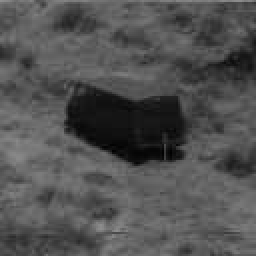
%> input picture Practical 2/vehicle.jpg, 128 x 128 px (shown 2 times larger)
$ octave Task3.m   (GNU Octave 9; MATLAB toolbox functions it lacks are replaced by stand-ins)
%> lines starting %> are read from the running program, lines starting %| are printed output that depends on the picture; in (x1, y1, x2, y2) boxes, pixels count from 0 and x2, y2 are one past the last pixel; in counts of white or black regions, pixels touching at a corner belong together; the program's own positions count from 1
### Practical 2/brightnessLUT.m
function Lut = brightnessLUT(c)
%BRIGHTNESSLUT
%   Contains the transfer function for increasing/decreasing brightness of
%   a figure in a given amount c.
%   Lut is an array of 256 elements indexed from 1 to 256.
%   The index of an element represents the input pixel value+1
%   The value stored in the element is the corresponding output value
col1 = 1;
% col2 = 2;
counter = 0;
%initialise your matrix - it will have 256 rows and 1 column
Lut = zeros(256,1);
%iterate from 1 to 256, to alter pixels zero to 255 (this is the purpose of counter)
for i = 1:256
    if counter < -c
        %to prevent any values from going to <0. 0 is as dark as we can go
%         Lut(i,col1) = counter;
        Lut(i,col1) = 0;
    else if counter > 255-c
            %to prevent any values from going to >255. 255 is as light as we can go
%             Lut(i,col1) = counter;
            Lut(i,col1) = 255;
        else
            %else the output value = input value + c;
%             Lut(i,col1) = counter;
            Lut(i,col1) = counter + c;
        end
    end
    counter = counter+1;
end
%To ensure Lut is of the same type of data as the pixels (shorts)
Lut = uint8(Lut);
end

### Practical 2/enhanceBrightness.m
%Iin = the original image
%c = how much you're increasing/decreasing brightness by
function Iout = enhanceBrightness(Iin,c)
Lut = brightnessLUT(c);
%intlut applies the Lut to the original image
Iout = intlut(Iin,Lut);
%Iout is what is returned at the end (the brightness altered image)
end

### Practical 2/noiseReduction.m
function Iout = noiseReduction(I,N)
%NOISEREDUCTION calculates an average filter mask of size NxN and applies
%it to image I, which is returned
%   Detailed explanation goes here
numToDivideBy = N*N;
maskToApply = ones(N,N) / numToDivideBy;
newImageResult = conv2(double(I),maskToApply);
Iout = uint8(newImageResult);
end

### Practical 2/enhanceContrastALS.m
function [Iout, Lut] = enhanceContrastALS(Iin)
%enhanceContrastALS
%   Modified version of enhanceContrastLS where m and c are automatically
%   generated without user input. To do this, the initial i1 and end point
%   i2 of the histogram should be detected and used to calculate m and c
% initialImage = histogram(Iin, 'BinLimits',[0 256],'BinWidth',1);
% imageValues = initialImage.Values;
%out1 = Iin;
min = Iin(1,1);
max = Iin(1,1);
%iterate through rows and cols to find the min and max value
%min (i1) should be around 50 for boat
%max (i2) should be around 200 for boat
for row = 1:128
    for col = 1:128
        if Iin(row,col) < min
            min = Iin(row,col);
        end
    end
end

for row = 1:128
    for col = 1:128
        if Iin(row,col) >= max
            max = Iin(row,col);
        end
    end
end

% disp("min = " + min)
% disp("max = " + max)
%now we have got our min(i1) and max(i2) variables
%we can calculate slope m
%m equals change in y/change in x
%m equals (O2-O1)/(I2-I1)
%We know that O2 and O1 are always 255 and 0
m = double((255.0-0.0)/double(max-min));
% disp("slope m = " + m)
%now we have m, we can get c
%c = -m * I1
c = double(-m) * double(min);
%disp("c = "+c)

%Now I've got m and c
Lut = contrast_LS_LUT(m,c);
Iout = intlut(Iin,Lut);
end

### Practical 2/contrast_LS_LUT.m
function Lut = contrast_LS_LUT(m,c)
%CONTRAST_LS_LUT function to enhance contrast of image w/ linear stretching
%   This method returns a lookup table
%   Similar to brightness enhancement, which can be seen as a particular
%   case of contrast enhancement. They both use straight line equation. In
%   brightness enhancement, m=1. In contrast enhancement, m>1

counter = 0;
col1 = 1;
Lut = zeros(256,1);

for i = 1:256
    if counter < (-c/m)
        Lut(i,col1) = 0;
    else if counter > (255-c)/m
            Lut(i,col1) = 255;
        else
            Lut(i,col1) = m*counter + c;
        end
    end
    counter = counter + 1;
end
Lut = uint8(Lut);
end

### Practical 2/Task3.m
%Task 3
%The first two steps of a typical automated image processing system imply
%performing first preprocessing and then segmentation
%(sometimes by thresholding). In this section we aim to complete a very
%simple verion of these two steps

figure('Name','Task3')
vehicle = imread('vehicle.jpg');
%> vehicle is the input picture: size 128x128 uint8; min 0, max 143, mean 81.6
subplot(3,2,1), imshow(vehicle);
title('vehicle original');
subplot(3,2,2), histogram(vehicle, 'BinLimits',[0 256],'BinWidth',1);
title('vehicle original hist');

% [7 lines of commented-out code are left out]
brighterVehicle = enhanceBrightness(vehicle, 135);
%> in enhanceBrightness, `Iout = intlut(Iin,Lut);`:
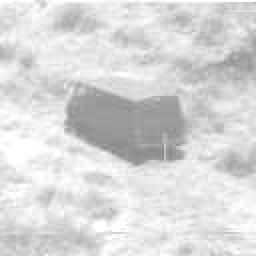
%> Iout: size 128x128 uint8 (shown 2 times larger); min 135, max 255, mean 216.5
noiseReducedVehicle = noiseReduction(vehicle, 3);
%> in noiseReduction, `newImageResult = conv2(double(I),maskToApply);`:
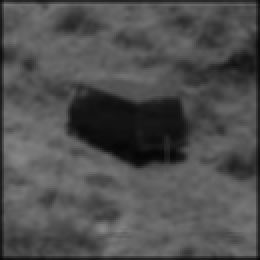
%> newImageResult: size 130x130 double (shown 2 times larger); min 6.22, max 136.9, mean 79.1
ALSVehicle = enhanceContrastALS(noiseReducedVehicle);
%> in enhanceContrastALS, `min = Iin(1,1);`: min = 16
%> after the loop in enhanceContrastALS, `for row = 1:128`: min = 6
%> after the loop in enhanceContrastALS, `for row = 1:128`: max = 137
%> in enhanceContrastALS, `m = double((255.0-0.0)/double(max-min));`: m = 1.95
%> in enhanceContrastALS, `c = double(-m) * double(min);`: c = -11.68
%> after the loop in contrast_LS_LUT, `for i = 1:256`: Lut = 256 values from 0 to 255; counter = 256
%> in enhanceContrastALS, `Lut = contrast_LS_LUT(m,c);`: Lut = 256 values from 0 to 255
%> in enhanceContrastALS, `Iout = intlut(Iin,Lut);`:
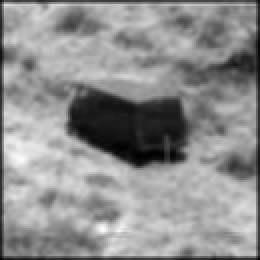
%> Iout: size 130x130 uint8 (shown 2 times larger); min 0, max 255, mean 142.2
subplot(3,2,3), imshow(ALSVehicle);
title('brighter noiseless ALS Vehicle');
subplot(3,2,4), histogram(ALSVehicle, 'BinLimits',[0 256],'BinWidth',1);

%Task 3 Step 3 - using threshold to create a binary image in which the
%object of interest appears as a white area on a black background
myThreshold = 60;
Ibinary = ALSVehicle <= myThreshold;
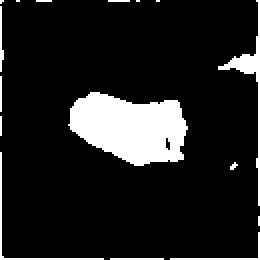
%> Ibinary: size 130x130 logical (shown 2 times larger); 12.5% white; 16 white regions (10 under 20 px), largest, box (x1, y1, x2, y2) and area: (34, 46, 94, 83) 1557, (109, 0, 130, 103) 249, (0, 76, 52, 130) 106, (85, 116, 130, 130) 58, (0, 3, 2, 36) 38, (55, 129, 82, 130) 27
subplot(3,2,5), imshow(Ibinary);
title("Vehicle + Threshold of "+myThreshold+" applied")
%Corresponding hist would be senseless


%Task 3 Step 5. Doing the same processing but on vehicle2
vehicle2 = imread('vehicle2.jpg');
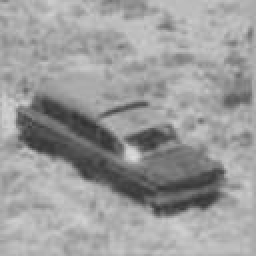
%> input picture Practical 2/vehicle2.jpg, 128 x 128 px (shown 2 times larger)
%> vehicle2 is the input picture: size 128x128 uint8; min 49, max 221, mean 155.9
vehicle2Ibinary = vehicle2 <= 115;
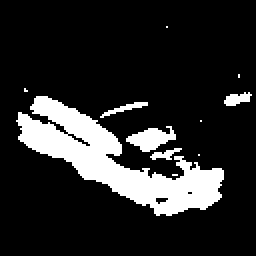
%> vehicle2Ibinary: size 128x128 logical (shown 2 times larger); 15.7% white; 11 white regions (6 under 20 px), largest, box (x1, y1, x2, y2) and area: (8, 48, 112, 108) 2221, (63, 63, 88, 76) 180, (112, 46, 126, 53) 62, (50, 51, 74, 59) 58, (75, 74, 91, 80) 45
subplot(3,2,6), imshow(vehicle2Ibinary);
%> after `imshow(vehicle2Ibinary)`:
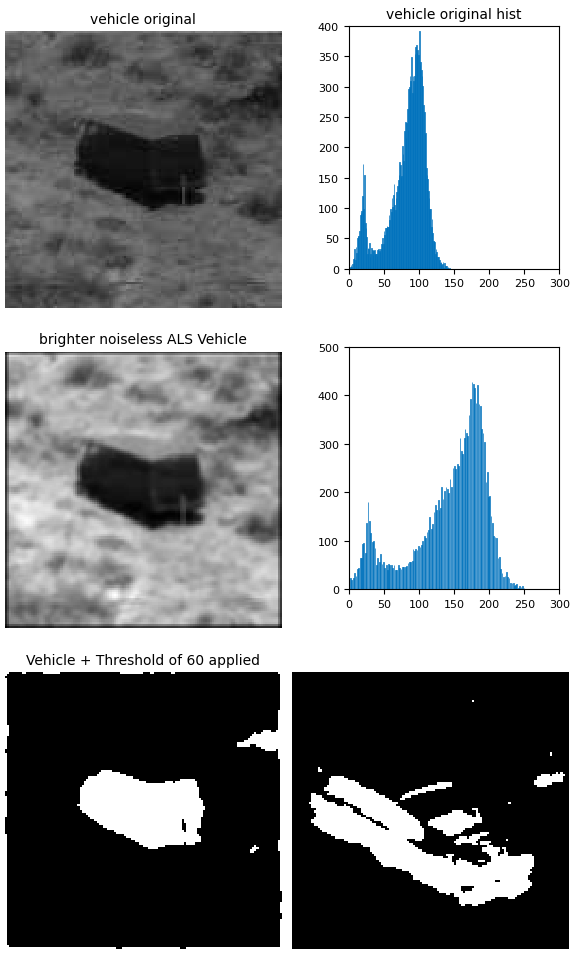
%> figure redrawn from the program's plot data, 6 panels

figure('Name', 'Original Vehicle 2')
imshow(vehicle2);
